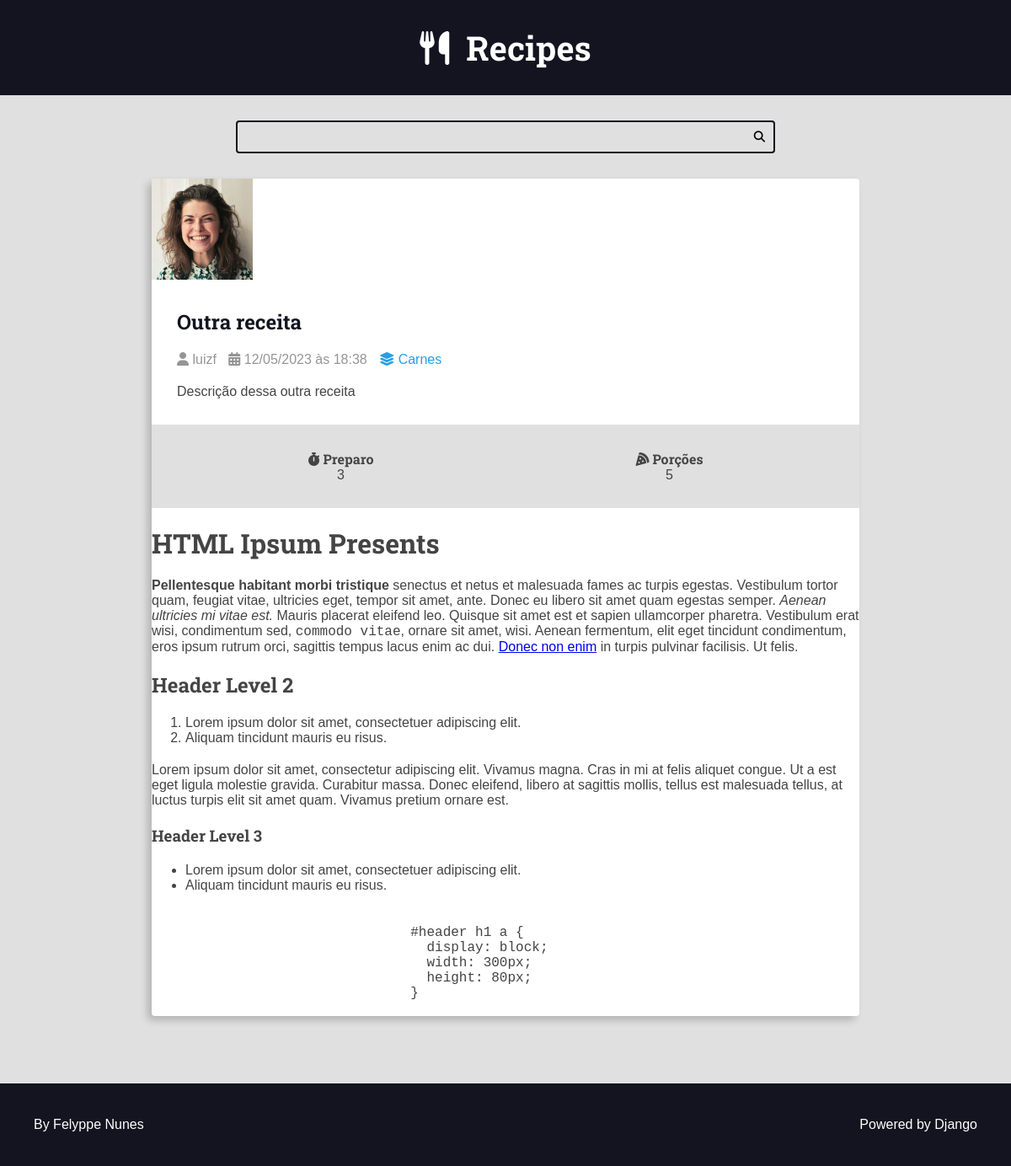
/recipes/2/, run on an earlier commit of the app's database.
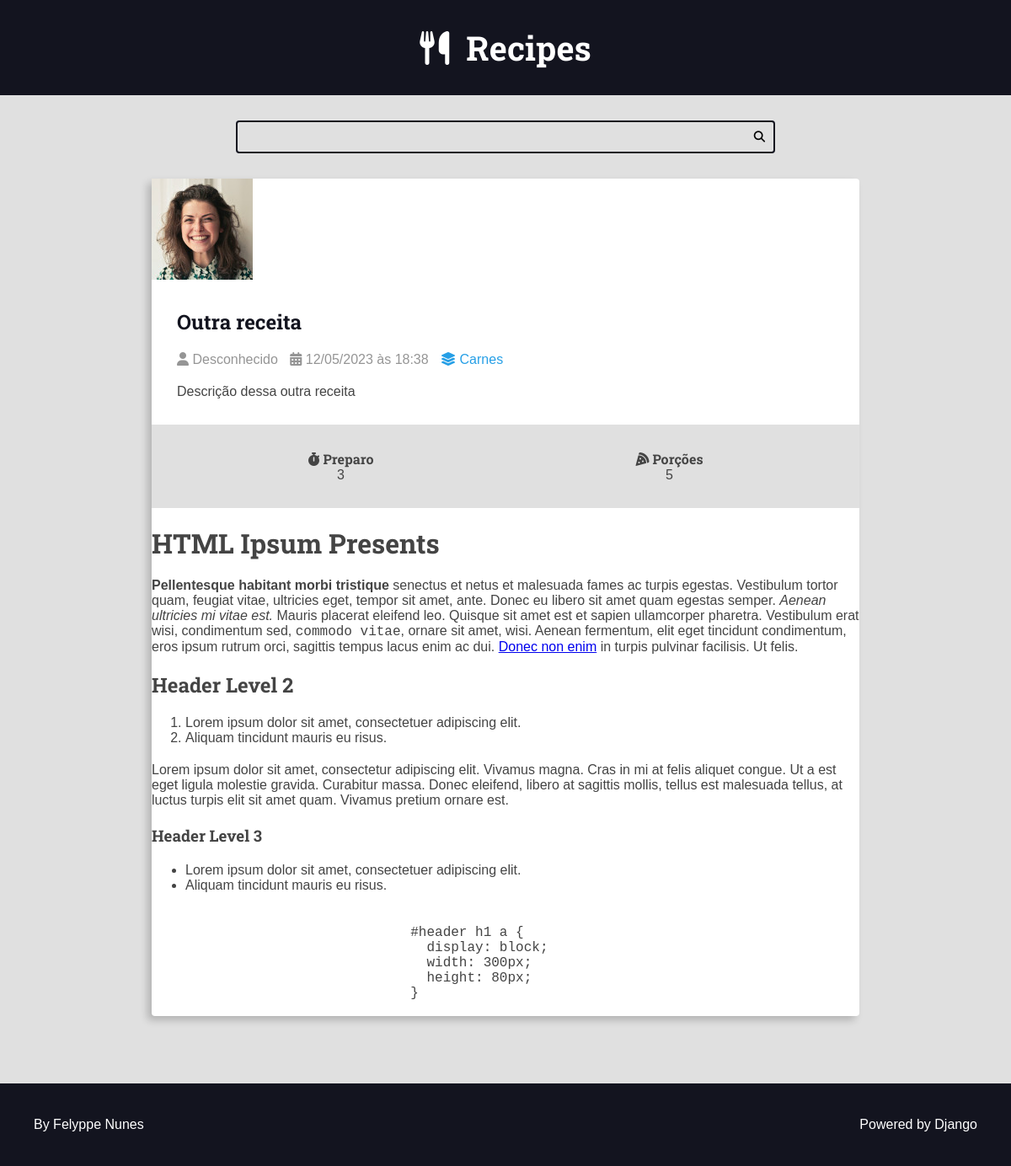
And on a later commit of the database.
### recipes/models.py (models this page shows, shortened)
class Recipe(models.Model):
    title = models.CharField(max_length=65)
    description = models.CharField(max_length=165)
    slug = models.SlugField()
    preparation_time = models.IntegerField()
    preparation_time_unit = models.CharField(max_length=65)
    servings = models.IntegerField()
    servings_unit = models.CharField(max_length=65)
    preparation_steps = models.TextField()
    preparation_steps_is_html = models.BooleanField(default=False)
    created_at = models.DateTimeField(auto_now_add=True)
    updated_at = models.DateTimeField(auto_now=True)
    is_published = models.BooleanField(default=False)
    cover = models.ImageField(
        upload_to='recipes/covers/%Y/%m/%d/',
        blank=True,
        default=''
    )
    category = models.ForeignKey(
        Category,
        on_delete=models.SET_NULL,
        null=True,
        blank=True,
        default=None
    )
    author = models.ForeignKey(User, on_delete=models.SET_NULL, null=True)

class Category(models.Model):
    name = models.CharField(max_length=65)

### recipes/views.py (the view)
# urls.py: path('recipes/<int:id>/', views.recipe, name="recipe")
def recipe(request, id):
    recipe = get_object_or_404(Recipe, pk=id, is_published=True)
    return render(request, 'recipes/pages/recipe-view.html', {
        'recipe': recipe,
        'is_detail_page': True,
    }
)

### recipes/templates/recipes/pages/recipe-view.html (shortened to what this page needs)
{% extends 'global/base.html' %}
{% block content %}
<div class="main-content main-content-detail container">
    {% include 'recipes/partials/recipe.html' %}
</div>
{% endblock content %}

### recipes/templates/recipes/partials/recipe.html
<div class="recipe recipe-list-item">
    {% if recipe.cover %}
        <div class="recipe-cover">
            <a href='{% url "recipes:recipe" recipe.id %}'>
                <img src='{{ recipe.cover.url }}' alt="temporário"> {% comment %}Se n achar o url da imagem, da erro!{% endcomment %}
            </a>
        </div>
    {% endif %}
    <div class="recipe-title-container">
        <h2>
            <a href='{% url "recipes:recipe" recipe.id %}'>
                {{ recipe.title }}
            </a>
        </h2>
    </div>
    <div class="recipe-author">
        <span class="recipe-author-item">
                <i class="fa-solid fa-user"></i>
                    {% if recipe.author is not None %}
                        {% if recipe.author.first_name  %}
                            {{ recipe.author.first_name }} {{ recipe.author.last_name }}
                        {% else %}
                            {{ recipe.author.username }}
                        {% endif %}
                    {% else %}
                        Desconhecido
                    {% endif %}
        </span>
        <span class="recipe-author-item">
            <i class="fa-solid fa-calendar-days"></i>
            {{ recipe.created_at|date:"d/m/Y" }} às {{ recipe.created_at|date:"H:i" }}
        </span>
        {% if recipe.category is not None %}
            <span class="recipe-author-item">
                <a href="{% url 'recipes:category' recipe.category.id %}">
                    <i class="fa-solid fa-layer-group"></i>
                    <span>{{ recipe.category.name }} </span>
                </a>
            </span>
        {% endif %}
    </div>
    <div class="recipe-content">
        <p>{{ recipe.description }}</p>
    </div>
    <div class="recipe-meta-container">
        <div class="recipe-meta recipe-preparation">
            <h3 class="recipe-meta-title">
                <i class="fa-solid fa-stopwatch"></i>
                Preparo
            </h3>
            <div class="recipe-meta-text">
                {{ recipe.preparation_time }} {{ recipe.preparation_time.unit }}
            </div>
        </div>
        <div class="recipe-meta recipe-servings">
            <h3 class="recipe-meta-title">
                <i class="fa-solid fa-pizza-slice"></i>
                Porções
            </h3>
            <div class="recipe-meta-text">
                {{ recipe.servings }} {{ recipe.servings.unit }}
            </div>
        </div>
    </div>
    {% if is_detail_page is not True %}
        <footer class="recipe-footer">
            <a href="{% url 'recipes:recipe' recipe.id %}" class="recipe-read-more button button-dark button-full-width">
                <i class="fa-solid fa-eye"></i>
                <span>ver mais...</span>
            </a>
        </footer>
    {% else %}
        <div class='preparation-steps'>
            {% if recipe.preparation_steps_is_html is True %}
                {{ recipe.preparation_steps|safe }}
            {% else %}
                {{ recipe.preparation_steps|linebreaksbr }}
            {% endif %}
        </div>
    {% endif %}
</div>

What changed in the data, as far as the page shows it:
changed Recipe "Outra receita": author.username "luizf" → (not shown)
Also different on the page:
text now shown: "Desconhecido"
